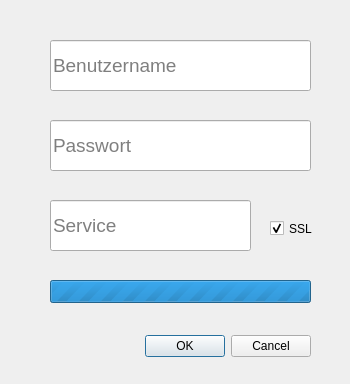
<?xml version="1.0" encoding="UTF-8"?>
<ui version="4.0">
 <class>LoginDialog</class>
 <widget class="QDialog" name="LoginDialog">
  <property name="geometry">
   <rect>
    <x>0</x>
    <y>0</y>
    <width>350</width>
    <height>384</height>
   </rect>
  </property>
  <property name="windowTitle">
   <string>Dialog</string>
  </property>
  <property name="autoFillBackground">
   <bool>true</bool>
  </property>
  <widget class="QDialogButtonBox" name="buttonBox">
   <property name="geometry">
    <rect>
     <x>-30</x>
     <y>330</y>
     <width>341</width>
     <height>32</height>
    </rect>
   </property>
   <property name="orientation">
    <enum>Qt::Horizontal</enum>
   </property>
   <property name="standardButtons">
    <set>QDialogButtonBox::Cancel|QDialogButtonBox::Ok</set>
   </property>
  </widget>
  <widget class="QLineEdit" name="txtUser">
   <property name="geometry">
    <rect>
     <x>50</x>
     <y>40</y>
     <width>261</width>
     <height>51</height>
    </rect>
   </property>
   <property name="font">
    <font>
     <pointsize>14</pointsize>
    </font>
   </property>
   <property name="placeholderText">
    <string>Benutzername</string>
   </property>
  </widget>
  <widget class="QLineEdit" name="txtPassword">
   <property name="geometry">
    <rect>
     <x>50</x>
     <y>120</y>
     <width>261</width>
     <height>51</height>
    </rect>
   </property>
   <property name="font">
    <font>
     <pointsize>14</pointsize>
    </font>
   </property>
   <property name="echoMode">
    <enum>QLineEdit::Password</enum>
   </property>
   <property name="placeholderText">
    <string>Passwort</string>
   </property>
  </widget>
  <widget class="QProgressBar" name="progressBar">
   <property name="enabled">
    <bool>true</bool>
   </property>
   <property name="geometry">
    <rect>
     <x>50</x>
     <y>280</y>
     <width>261</width>
     <height>23</height>
    </rect>
   </property>
   <property name="maximum">
    <number>0</number>
   </property>
   <property name="value">
    <number>-1</number>
   </property>
   <property name="textVisible">
    <bool>false</bool>
   </property>
  </widget>
  <widget class="QLineEdit" name="txtHost">
   <property name="geometry">
    <rect>
     <x>50</x>
     <y>200</y>
     <width>201</width>
     <height>51</height>
    </rect>
   </property>
   <property name="font">
    <font>
     <pointsize>14</pointsize>
    </font>
   </property>
   <property name="echoMode">
    <enum>QLineEdit::Normal</enum>
   </property>
   <property name="placeholderText">
    <string>Service</string>
   </property>
  </widget>
  <widget class="QCheckBox" name="chkSSL">
   <property name="geometry">
    <rect>
     <x>270</x>
     <y>220</y>
     <width>51</width>
     <height>17</height>
    </rect>
   </property>
   <property name="text">
    <string>SSL</string>
   </property>
   <property name="checked">
    <bool>true</bool>
   </property>
   <property name="tristate">
    <bool>false</bool>
   </property>
  </widget>
 </widget>
 <resources/>
 <connections>
  <connection>
   <sender>buttonBox</sender>
   <signal>rejected()</signal>
   <receiver>LoginDialog</receiver>
   <slot>reject()</slot>
   <hints>
    <hint type="sourcelabel">
     <x>316</x>
     <y>260</y>
    </hint>
    <hint type="destinationlabel">
     <x>286</x>
     <y>274</y>
    </hint>
   </hints>
  </connection>
  <connection>
   <sender>buttonBox</sender>
   <signal>accepted()</signal>
   <receiver>LoginDialog</receiver>
   <slot>accept()</slot>
   <hints>
    <hint type="sourcelabel">
     <x>200</x>
     <y>255</y>
    </hint>
    <hint type="destinationlabel">
     <x>199</x>
     <y>149</y>
    </hint>
   </hints>
  </connection>
 </connections>
 <slots>
  <slot>onTextChange()</slot>
 </slots>
</ui>
